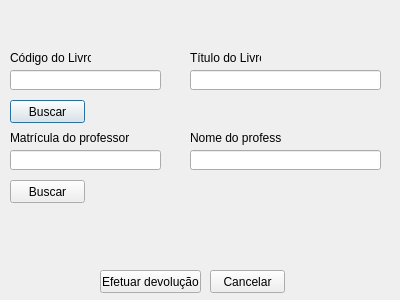
<?xml version="1.0" encoding="UTF-8"?>
<ui version="4.0">
 <class>ProfessorEmprestimoDLG</class>
 <widget class="QDialog" name="ProfessorEmprestimoDLG">
  <property name="geometry">
   <rect>
    <x>0</x>
    <y>0</y>
    <width>400</width>
    <height>300</height>
   </rect>
  </property>
  <property name="windowTitle">
   <string>Dialog</string>
  </property>
  <widget class="QLineEdit" name="lineEdit">
   <property name="geometry">
    <rect>
     <x>10</x>
     <y>70</y>
     <width>151</width>
     <height>20</height>
    </rect>
   </property>
  </widget>
  <widget class="QLabel" name="label">
   <property name="geometry">
    <rect>
     <x>10</x>
     <y>50</y>
     <width>81</width>
     <height>16</height>
    </rect>
   </property>
   <property name="text">
    <string>Código do Livro</string>
   </property>
  </widget>
  <widget class="QLabel" name="label_2">
   <property name="geometry">
    <rect>
     <x>10</x>
     <y>130</y>
     <width>121</width>
     <height>16</height>
    </rect>
   </property>
   <property name="text">
    <string>Matrícula do professor</string>
   </property>
  </widget>
  <widget class="QLineEdit" name="lineEdit_2">
   <property name="geometry">
    <rect>
     <x>10</x>
     <y>150</y>
     <width>151</width>
     <height>20</height>
    </rect>
   </property>
  </widget>
  <widget class="QLineEdit" name="lineEdit_3">
   <property name="geometry">
    <rect>
     <x>190</x>
     <y>70</y>
     <width>191</width>
     <height>20</height>
    </rect>
   </property>
  </widget>
  <widget class="QLabel" name="label_3">
   <property name="geometry">
    <rect>
     <x>190</x>
     <y>50</y>
     <width>71</width>
     <height>16</height>
    </rect>
   </property>
   <property name="text">
    <string>Título do Livro</string>
   </property>
  </widget>
  <widget class="QLineEdit" name="lineEdit_4">
   <property name="geometry">
    <rect>
     <x>190</x>
     <y>150</y>
     <width>191</width>
     <height>20</height>
    </rect>
   </property>
  </widget>
  <widget class="QLabel" name="label_4">
   <property name="geometry">
    <rect>
     <x>190</x>
     <y>130</y>
     <width>91</width>
     <height>16</height>
    </rect>
   </property>
   <property name="text">
    <string>Nome do professor</string>
   </property>
  </widget>
  <widget class="QPushButton" name="pushButton">
   <property name="geometry">
    <rect>
     <x>10</x>
     <y>100</y>
     <width>75</width>
     <height>23</height>
    </rect>
   </property>
   <property name="text">
    <string>Buscar</string>
   </property>
  </widget>
  <widget class="QPushButton" name="pushButton_2">
   <property name="geometry">
    <rect>
     <x>10</x>
     <y>180</y>
     <width>75</width>
     <height>23</height>
    </rect>
   </property>
   <property name="text">
    <string>Buscar</string>
   </property>
  </widget>
  <widget class="QPushButton" name="pushButton_3">
   <property name="geometry">
    <rect>
     <x>100</x>
     <y>270</y>
     <width>101</width>
     <height>23</height>
    </rect>
   </property>
   <property name="text">
    <string>Efetuar devolução</string>
   </property>
  </widget>
  <widget class="QPushButton" name="pushButton_4">
   <property name="geometry">
    <rect>
     <x>210</x>
     <y>270</y>
     <width>75</width>
     <height>23</height>
    </rect>
   </property>
   <property name="text">
    <string>Cancelar</string>
   </property>
  </widget>
 </widget>
 <resources/>
 <connections/>
</ui>
